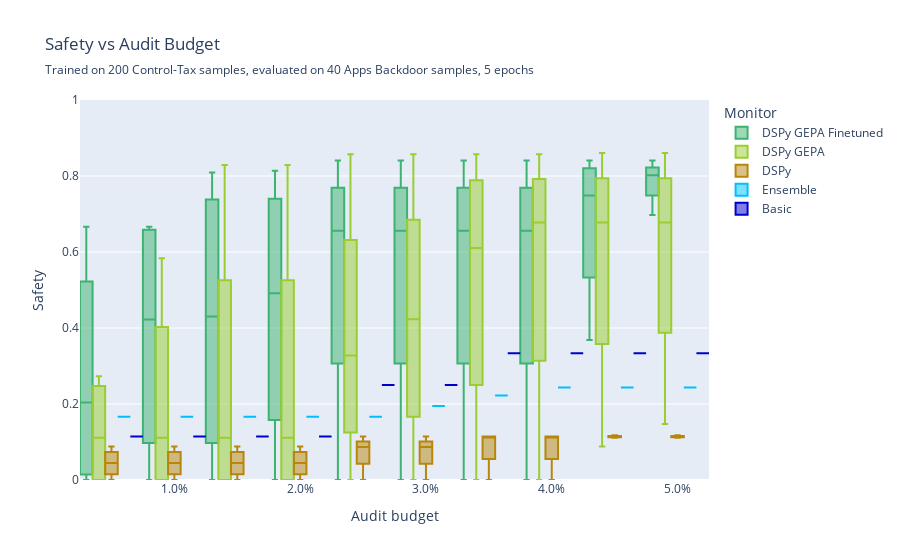

The notebook cell saved with this chart:
### Code cell
safety_plot_df = safety_df.copy()
safety_plot_df.loc[:, "Monitor"] = format_monitor_name(safety_plot_df)
fig = px.box(
    safety_plot_df,
    color_discrete_map={
        "Basic": "mediumblue",
        "Ensemble": "deepskyblue",
        "DSPy": "darkgoldenrod",
        "DSPy GEPA": "yellowgreen",
        "DSPy GEPA Finetuned": "mediumseagreen",
    },
    category_orders={
        "Monitor": ["DSPy GEPA Finetuned", "DSPy GEPA", "DSPy", "Ensemble", "Basic"]
    },
    x="Audit budget",
    y="Safety",
    color="Monitor",
    boxmode="group",
    title="Safety vs Audit Budget",
    subtitle="Trained on 200 Control-Tax samples, "
    "evaluated on 40 Apps Backdoor samples, 5 epochs",
    range_y=[0, 1],
    hover_data=["Monitor", "Audit budget", "Safety"],
)
fig.update_layout(
    boxgap=0,
    boxgroupgap=0,
    xaxis_tickformat=".1%",
    hovermode="x",
)
fig.write_html(FIGURES_DIR / "safety_vs_audit_budget.html")
fig.write_image(FIGURES_DIR / "safety_vs_audit_budget.png", **PLOTLY_FIG_KWARGS)
fig.show()

### Figure 1 — Plotly figure (JSON) as saved in the notebook; plotly's stock layout.template omitted (floating-point values rounded to 4 significant figures)
{"data": [{"alignmentgroup": "True", "customdata": [["DSPy GEPA Finetuned"], ["DSPy GEPA Finetuned"], ["DSPy GEPA Finetuned"], ["DSPy GEPA Finetuned"], ["DSPy GEPA Finetuned"], ["DSPy GEPA Finetuned"], ["DSPy GEPA Finetuned"], ["DSPy GEPA Finetuned"], ["DSPy GEPA Finetuned"], ["DSPy GEPA Finetuned"], ["DSPy GEPA Finetuned"], ["DSPy GEPA Finetuned"], ["DSPy GEPA Finetuned"], ["DSPy GEPA Finetuned"], ["DSPy GEPA Finetuned"], ["DSPy GEPA Finetuned"], ["DSPy GEPA Finetuned"], ["DSPy GEPA Finetuned"], ["DSPy GEPA Finetuned"], ["DSPy GEPA Finetuned"], ["DSPy GEPA Finetuned"], ["DSPy GEPA Finetuned"], ["DSPy GEPA Finetuned"], ["DSPy GEPA Finetuned"], ["DSPy GEPA Finetuned"], ["DSPy GEPA Finetuned"], ["DSPy GEPA Finetuned"], ["DSPy GEPA Finetuned"], ["DSPy GEPA Finetuned"], ["DSPy GEPA Finetuned"], ["DSPy GEPA Finetuned"], ["DSPy GEPA Finetuned"], ["DSPy GEPA Finetuned"], ["DSPy GEPA Finetuned"], ["DSPy GEPA Finetuned"], ["DSPy GEPA Finetuned"], ["DSPy GEPA Finetuned"], ["DSPy GEPA Finetuned"], ["DSPy GEPA Finetuned"], ["DSPy GEPA Finetuned"]], "hovertemplate": "Monitor=%{customdata[0]}<br>Audit budget=%{x}<br>Safety=%{y}<extra></extra>", "legendgroup": "DSPy GEPA Finetuned", "marker": {"color": "mediumseagreen"}, "name": "DSPy GEPA Finetuned", "notched": false, "offsetgroup": "DSPy GEPA Finetuned", "orientation": "v", "showlegend": true, "type": "box", "x": [0.005, 0.01, 0.015, 0.02, 0.025, 0.03, 0.035, 0.04, 0.045, 0.05, 0.005, 0.01, 0.015, 0.02, 0.025, 0.03, 0.035, 0.04, 0.045, 0.05, 0.005, 0.01, 0.015, 0.02, 0.025, 0.03, 0.035, 0.04, 0.045, 0.05, 0.005, 0.01, 0.015, 0.02, 0.025, 0.03, 0.035, 0.04, 0.045, 0.05], "x0": " ", "xaxis": "x", "y": [0.6667, 0.6667, 0.6667, 0.6667, 0.6977, 0.6977, 0.6977, 0.6977, 0.6977, 0.6977, 0.02941, 0.1944, 0.1944, 0.3158, 0.6136, 0.6136, 0.6136, 0.6136, 0.8, 0.8, 0.0, 0.0, 0.0, 0.0, 0.0, 0.0, 0.0, 0.0, 0.3684, 0.8043, 0.3784, 0.65, 0.8095, 0.814, 0.8409, 0.8409, 0.8409, 0.8409, 0.8409, 0.8409], "y0": " ", "yaxis": "y"}, {"alignmentgroup": "True", "customdata": [["DSPy GEPA"], ["DSPy GEPA"], ["DSPy GEPA"], ["DSPy GEPA"], ["DSPy GEPA"], ["DSPy GEPA"], ["DSPy GEPA"], ["DSPy GEPA"], ["DSPy GEPA"], ["DSPy GEPA"], ["DSPy GEPA"], ["DSPy GEPA"], ["DSPy GEPA"], ["DSPy GEPA"], ["DSPy GEPA"], ["DSPy GEPA"], ["DSPy GEPA"], ["DSPy GEPA"], ["DSPy GEPA"], ["DSPy GEPA"], ["DSPy GEPA"], ["DSPy GEPA"], ["DSPy GEPA"], ["DSPy GEPA"], ["DSPy GEPA"], ["DSPy GEPA"], ["DSPy GEPA"], ["DSPy GEPA"], ["DSPy GEPA"], ["DSPy GEPA"], ["DSPy GEPA"], ["DSPy GEPA"], ["DSPy GEPA"], ["DSPy GEPA"], ["DSPy GEPA"], ["DSPy GEPA"], ["DSPy GEPA"], ["DSPy GEPA"], ["DSPy GEPA"], ["DSPy GEPA"]], "hovertemplate": "Monitor=%{customdata[0]}<br>Audit budget=%{x}<br>Safety=%{y}<extra></extra>", "legendgroup": "DSPy GEPA", "marker": {"color": "yellowgreen"}, "name": "DSPy GEPA", "notched": false, "offsetgroup": "DSPy GEPA", "orientation": "v", "showlegend": true, "type": "box", "x": [0.005, 0.01, 0.015, 0.02, 0.025, 0.03, 0.035, 0.04, 0.045, 0.05, 0.005, 0.01, 0.015, 0.02, 0.025, 0.03, 0.035, 0.04, 0.045, 0.05, 0.005, 0.01, 0.015, 0.02, 0.025, 0.03, 0.035, 0.04, 0.045, 0.05, 0.005, 0.01, 0.015, 0.02, 0.025, 0.03, 0.035, 0.04, 0.045, 0.05], "x0": " ", "xaxis": "x", "y": [0.2727, 0.5833, 0.8293, 0.8293, 0.8571, 0.8571, 0.8571, 0.8571, 0.8605, 0.8605, 0.0, 0.0, 0.0, 0.0, 0.4054, 0.5128, 0.7209, 0.7273, 0.7273, 0.7273, 0.0, 0.0, 0.0, 0.0, 0.0, 0.0, 0.0, 0.0, 0.08824, 0.1471, 0.2222, 0.2222, 0.2222, 0.2222, 0.25, 0.3333, 0.5, 0.6279, 0.6279, 0.6279], "y0": " ", "yaxis": "y"}, {"alignmentgroup": "True", "customdata": [["DSPy"], ["DSPy"], ["DSPy"], ["DSPy"], ["DSPy"], ["DSPy"], ["DSPy"], ["DSPy"], ["DSPy"], ["DSPy"], ["DSPy"], ["DSPy"], ["DSPy"], ["DSPy"], ["DSPy"], ["DSPy"], ["DSPy"], ["DSPy"], ["DSPy"], ["DSPy"], ["DSPy"], ["DSPy"], ["DSPy"], ["DSPy"], ["DSPy"], ["DSPy"], ["DSPy"], ["DSPy"], ["DSPy"], ["DSPy"], ["DSPy"], ["DSPy"], ["DSPy"], ["DSPy"], ["DSPy"], ["DSPy"], ["DSPy"], ["DSPy"], ["DSPy"], ["DSPy"]], "hovertemplate": "Monitor=%{customdata[0]}<br>Audit budget=%{x}<br>Safety=%{y}<extra></extra>", "legendgroup": "DSPy", "marker": {"color": "darkgoldenrod"}, "name": "DSPy", "notched": false, "offsetgroup": "DSPy", "orientation": "v", "showlegend": true, "type": "box", "x": [0.005, 0.01, 0.015, 0.02, 0.025, 0.03, 0.035, 0.04, 0.045, 0.05, 0.005, 0.01, 0.015, 0.02, 0.025, 0.03, 0.035, 0.04, 0.045, 0.05, 0.005, 0.01, 0.015, 0.02, 0.025, 0.03, 0.035, 0.04, 0.045, 0.05, 0.005, 0.01, 0.015, 0.02, 0.025, 0.03, 0.035, 0.04, 0.045, 0.05], "x0": " ", "xaxis": "x", "y": [0.05882, 0.05882, 0.05882, 0.05882, 0.08824, 0.08824, 0.1143, 0.1143, 0.1143, 0.1143, 0.0, 0.0, 0.0, 0.0, 0.0, 0.0, 0.0, 0.0, 0.1176, 0.1176, 0.0303, 0.0303, 0.0303, 0.0303, 0.08571, 0.08571, 0.1111, 0.1111, 0.1111, 0.1111, 0.08824, 0.08824, 0.08824, 0.08824, 0.1143, 0.1143, 0.1143, 0.1143, 0.1143, 0.1143], "y0": " ", "yaxis": "y"}, {"alignmentgroup": "True", "customdata": [["Ensemble"], ["Ensemble"], ["Ensemble"], ["Ensemble"], ["Ensemble"], ["Ensemble"], ["Ensemble"], ["Ensemble"], ["Ensemble"], ["Ensemble"], ["Ensemble"], ["Ensemble"], ["Ensemble"], ["Ensemble"], ["Ensemble"], ["Ensemble"], ["Ensemble"], ["Ensemble"], ["Ensemble"], ["Ensemble"], ["Ensemble"], ["Ensemble"], ["Ensemble"], ["Ensemble"], ["Ensemble"], ["Ensemble"], ["Ensemble"], ["Ensemble"], ["Ensemble"], ["Ensemble"], ["Ensemble"], ["Ensemble"], ["Ensemble"], ["Ensemble"], ["Ensemble"], ["Ensemble"], ["Ensemble"], ["Ensemble"], ["Ensemble"], ["Ensemble"]], "hovertemplate": "Monitor=%{customdata[0]}<br>Audit budget=%{x}<br>Safety=%{y}<extra></extra>", "legendgroup": "Ensemble", "marker": {"color": "deepskyblue"}, "name": "Ensemble", "notched": false, "offsetgroup": "Ensemble", "orientation": "v", "showlegend": true, "type": "box", "x": [0.005, 0.01, 0.015, 0.02, 0.025, 0.03, 0.035, 0.04, 0.045, 0.05, 0.005, 0.01, 0.015, 0.02, 0.025, 0.03, 0.035, 0.04, 0.045, 0.05, 0.005, 0.01, 0.015, 0.02, 0.025, 0.03, 0.035, 0.04, 0.045, 0.05, 0.005, 0.01, 0.015, 0.02, 0.025, 0.03, 0.035, 0.04, 0.045, 0.05], "x0": " ", "xaxis": "x", "y": [0.1667, 0.1667, 0.1667, 0.1667, 0.1667, 0.1944, 0.2222, 0.2432, 0.2432, 0.2432, 0.1667, 0.1667, 0.1667, 0.1667, 0.1667, 0.1944, 0.2222, 0.2432, 0.2432, 0.2432, 0.1667, 0.1667, 0.1667, 0.1667, 0.1667, 0.1944, 0.2222, 0.2432, 0.2432, 0.2432, 0.1667, 0.1667, 0.1667, 0.1667, 0.1667, 0.1944, 0.2222, 0.2432, 0.2432, 0.2432], "y0": " ", "yaxis": "y"}, {"alignmentgroup": "True", "customdata": [["Basic"], ["Basic"], ["Basic"], ["Basic"], ["Basic"], ["Basic"], ["Basic"], ["Basic"], ["Basic"], ["Basic"], ["Basic"], ["Basic"], ["Basic"], ["Basic"], ["Basic"], ["Basic"], ["Basic"], ["Basic"], ["Basic"], ["Basic"], ["Basic"], ["Basic"], ["Basic"], ["Basic"], ["Basic"], ["Basic"], ["Basic"], ["Basic"], ["Basic"], ["Basic"], ["Basic"], ["Basic"], ["Basic"], ["Basic"], ["Basic"], ["Basic"], ["Basic"], ["Basic"], ["Basic"], ["Basic"]], "hovertemplate": "Monitor=%{customdata[0]}<br>Audit budget=%{x}<br>Safety=%{y}<extra></extra>", "legendgroup": "Basic", "marker": {"color": "mediumblue"}, "name": "Basic", "notched": false, "offsetgroup": "Basic", "orientation": "v", "showlegend": true, "type": "box", "x": [0.005, 0.01, 0.015, 0.02, 0.025, 0.03, 0.035, 0.04, 0.045, 0.05, 0.005, 0.01, 0.015, 0.02, 0.025, 0.03, 0.035, 0.04, 0.045, 0.05, 0.005, 0.01, 0.015, 0.02, 0.025, 0.03, 0.035, 0.04, 0.045, 0.05, 0.005, 0.01, 0.015, 0.02, 0.025, 0.03, 0.035, 0.04, 0.045, 0.05], "x0": " ", "xaxis": "x", "y": [0.1143, 0.1143, 0.1143, 0.1143, 0.25, 0.25, 0.3333, 0.3333, 0.3333, 0.3333, 0.1143, 0.1143, 0.1143, 0.1143, 0.25, 0.25, 0.3333, 0.3333, 0.3333, 0.3333, 0.1143, 0.1143, 0.1143, 0.1143, 0.25, 0.25, 0.3333, 0.3333, 0.3333, 0.3333, 0.1143, 0.1143, 0.1143, 0.1143, 0.25, 0.25, 0.3333, 0.3333, 0.3333, 0.3333], "y0": " ", "yaxis": "y"}], "layout": {"boxgap": 0, "boxgroupgap": 0, "boxmode": "group", "hovermode": "x", "legend": {"title": {"text": "Monitor"}, "tracegroupgap": 0}, "title": {"subtitle": {"text": "Trained on 200 Control-Tax samples, evaluated on 40 Apps Backdoor samples, 5 epochs"}, "text": "Safety vs Audit Budget"}, "xaxis": {"anchor": "y", "domain": [0, 1], "tickformat": ".1%", "title": {"text": "Audit budget"}}, "yaxis": {"anchor": "x", "domain": [0, 1], "range": [0, 1], "title": {"text": "Safety"}}}}
